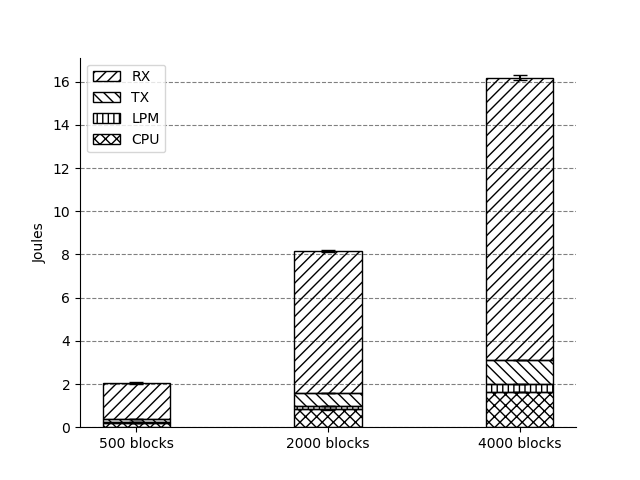

Here is the Python script that generated this plot:
import matplotlib.pyplot as plt
import numpy as np

N = 3
CPU = np.array([0.2038853302, 0.8209893951, 1.646202045])
LPM = np.array([0.04379889221, 0.1741164697, 0.3440461322])
TX = np.array([0.142171875, 0.5692629639, 1.137285791])
RX = np.array([1.654991089, 6.592557495, 13.05308423])

CPUstd = np.array([0.0004936030601, 0.001653833922, 0.002960744548])
LPMstd = np.array([0.001204101027, 0.001563795897, 0.003574288841])
TXstd = np.array([0.0003228393995, 0.000868800205, 0.0009382682704])
RXstd = np.array([0.04004990673, 0.05281899214, 0.1207197374])

ind = np.arange(N)
width = 0.35

# Plot bars
p1 = plt.bar(ind, CPU, width, fill=False, hatch="xxx", yerr=CPUstd,  ecolor="k", capsize=5, label="CPU")
p2 = plt.bar(ind, LPM, width, fill=False, hatch="|||", bottom=CPU, yerr=LPMstd,  ecolor="k", capsize=5, label="LPM")
p3 = plt.bar(ind, TX, width, fill=False, hatch="\\\\\\", bottom=CPU+LPM, yerr=TXstd,  ecolor="k", capsize=5, label="TX")
p4 = plt.bar(ind, RX, width, fill=False, hatch="///", bottom=CPU+LPM+TX, yerr=RXstd,  ecolor="k", capsize=5, label="RX")

# Labels
plt.ylabel("Joules")
plt.xticks(ind, ("500 blocks", "2000 blocks", "4000 blocks"))

# Axis
plt.gca().spines["right"].set_visible(False)
plt.gca().spines["top"].set_visible(False)
plt.gca().yaxis.grid(True, color="gray", linestyle="dashed")
plt.gca().set_axisbelow(True)

# Legend
handles, labels = plt.gca().get_legend_handles_labels()
plt.gca().legend(reversed(handles), reversed(labels), loc="upper left")

#plt.show()
plt.savefig("server-image.pdf")